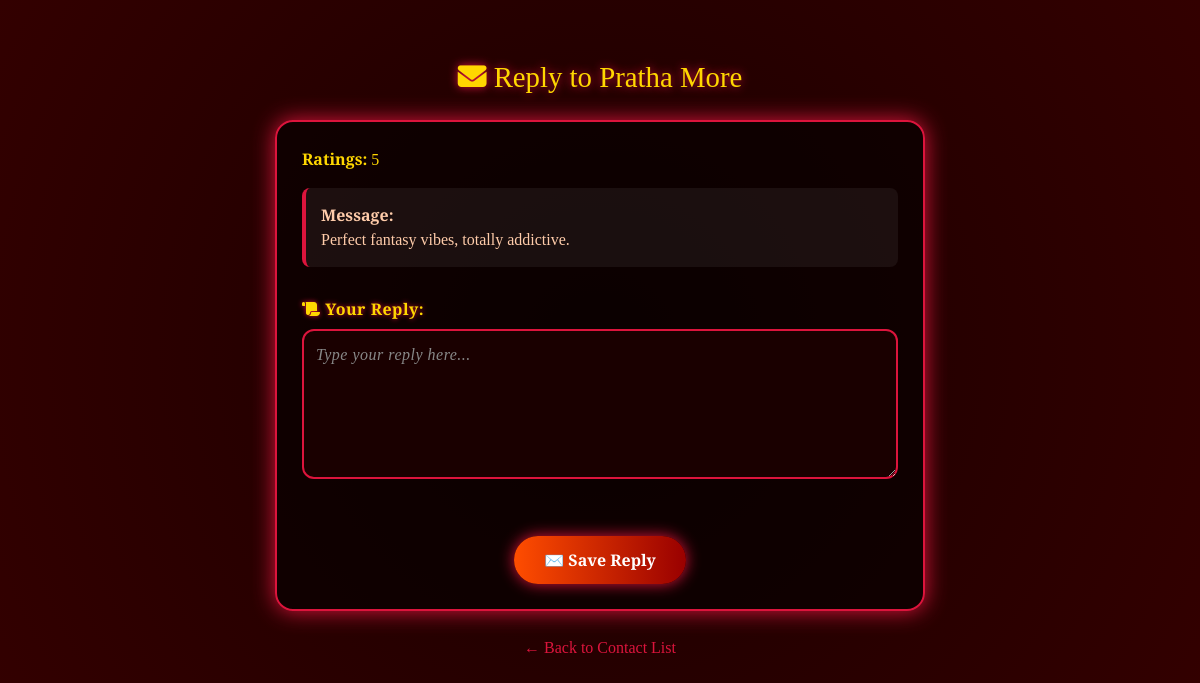
The app's page /reply_review.php?id=2 (signed in) with its own data.
### tables this page shows
CREATE TABLE `reviews` (
  `id` int(11) NOT NULL,
  `user_name` varchar(100) NOT NULL,
  `rating` int(11) NOT NULL CHECK (`rating` between 1 and 5),
  `your_message` text NOT NULL,
  `deleted` tinyint(1) DEFAULT 0,
  `created_at` timestamp NOT NULL DEFAULT current_timestamp(),
  `admin_reply` varchar(255) NOT NULL
);

### reply_review.php (the view, shortened to what this page needs)
<?php
include('db.php');
$id = (int)$_GET['id'];
$stmt = $conn->prepare("SELECT * FROM reviews WHERE id = ?");
$stmt->bind_param("i", $id);
$stmt->execute();
$result = $stmt->get_result();
$row = $result->fetch_assoc();
?>
<!DOCTYPE html>
<html lang="en">
<head>
  <link href="https://cdn.jsdelivr.net/npm/bootstrap@5.3.0/dist/css/bootstrap.min.css" rel="stylesheet" />
  <link href="https://cdn.jsdelivr.net/npm/bootstrap-icons@1.10.5/font/bootstrap-icons.css" rel="stylesheet">
  <link rel="stylesheet" href="https://cdnjs.cloudflare.com/ajax/libs/font-awesome/6.4.0/css/all.min.css" />
</head>
<body>
<h2><i class="fas fa-envelope"></i> Reply to <?= htmlspecialchars($row['user_name']) ?></h2>
<div class="container">
  <p><strong>Ratings:</strong> <?= htmlspecialchars($row['rating']) ?></p>
  <div class="original"><strong>Message:</strong><br><?= nl2br(htmlspecialchars($row['your_message'])) ?></div>
  <form method="POST">
    <div class="form-group">
      <label for="reply"><i class="fas fa-scroll"></i> Your Reply:</label>
      <textarea name="reply" placeholder="Type your reply here..." required><?= htmlspecialchars($row['admin_reply'] ?? '') ?></textarea>
    </div>
    <div class="btn-container">
      <input type="submit" value="✉️ Save Reply">
    </div>
  </form>
</div>
<div class="back">
  <a href="view_contacts.php">← Back to Contact List</a>
</div>
</body>
</html>

### reply_review.php (style rules this page uses)
body { margin: 0; padding: 20px 0 40px 0; background: radial-gradient(circle at center, #1a0000, #330000); color: gold; font-family: 'Cinzel', serif; display: flex; flex-direction: column; align-items: center; }
h2 { text-align: center; text-shadow: 0 0 10px crimson; font-size: 1.8rem; margin-top: 40px; margin-bottom: 25px; }
.container { width: 90%; max-width: 650px; background: rgba(0, 0, 0, 0.6); padding: 25px; border: 2px solid crimson; border-radius: 18px; box-shadow: 0 0 22px crimson; }
label { display: block; margin-bottom: 8px; font-weight: bold; color: gold; font-size: 1rem; text-shadow: 0 0 5px crimson; letter-spacing: 0.5px; }
textarea { width: 100%; height: 150px; border-radius: 12px; border: 2px solid crimson; padding: 12px; background: #1a0000; color: white; font-family: 'Cinzel', serif; resize: vertical; font-size: 1rem; box-sizing: border-box; }
textarea::placeholder { color: #888; letter-spacing: 0.5px; font-style: italic; }
input[type="submit"] { background: linear-gradient(to right, #ff4d00, #990000); color: white; border: none; padding: 12px 30px; margin-top: 25px; font-weight: bold; border-radius: 30px; box-shadow: 0 0 15px crimson; cursor: pointer; font-size: 1rem; transition: 0.3s ease-in-out; }
.back { text-align: center; margin-top: 25px; }
.back a { color: crimson; text-decoration: none; font-size: 1rem; transition: 0.3s; }
.original { background: rgba(255, 255, 255, 0.06); padding: 15px; border-left: 4px solid crimson; margin-top: 10px; border-radius: 8px; color: #ffccaa; }
.form-group { margin-top: 30px; text-align: left; width: 100%; }
.btn-container { text-align: center; margin-top: 25px; }

### records on screen
reviews: user_name "Pratha More", rating "5", your_message "Perfect fantasy vibes, totally addictive."
